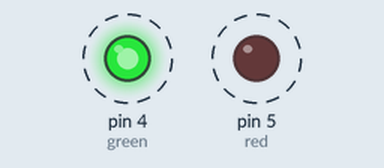
The sketch below on a simulated Arduino Uno, built with avr-gcc and run on an emulated ATmega328P. On the bench: output pins drawn as LEDs (lit = HIGH). Dashed ring = blinking.

Above: at 0.5 s.
Timing chart, 0 to 4.6 s (numbered marks = the images above):
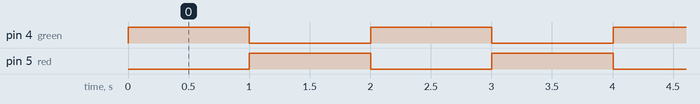

Measured:
- by itself, pin 4 (green), pin 5 (red): alternates HIGH for 1.0 s and LOW for 1.0 s

The sketch:

svetochka.ino
```cpp
#define green 4
#define red 5
boolean a=1;
long unsigned int t=0;
void setup() {
 // t=millis();
  pinMode(green,OUTPUT);
  pinMode(red,OUTPUT);
}

void loop() {
  digitalWrite(green,a);
  digitalWrite(red,!a);

  if(millis()-t>1000){
    a=!a;
    t=millis();
  }
}
```
